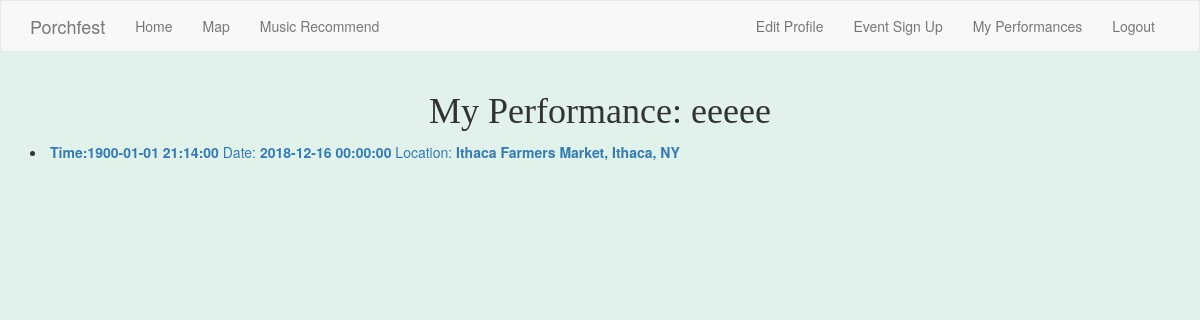
The page /my_performances/ (signed in) on the database its author committed.
### app/models.py (models this page shows, shortened)
class Artist(UserMixin, db.Model):
    id = db.Column(db.Integer, primary_key=True)
    artistName = db.Column(db.String(64), index=True, unique=True)
    bio = db.Column(db.String(600))
    genre = db.Column(db.String)
    artistPerformances1= db.relationship('ArtistToPerformance', backref='artperfrel1')
    email = db.Column(db.String(120), index=True, unique=True)
    password_hash = db.Column(db.String(128))

class ArtistToPerformance(db.Model):
    artistID = db.Column(db.Integer, db.ForeignKey('artist.id'),  primary_key=True)
    performanceID = db.Column(db.Integer, db.ForeignKey('performance.id'), primary_key=True)
    artistRel = db.relationship('Artist', uselist=False, backref='artistrel')
    performanceRel = db.relationship('Performance', backref='performancerel')

class Performance(db.Model):
    id = db.Column(db.Integer, primary_key=True)
    time = db.Column(db.DateTime, index=True)
    date = db.Column(db.DateTime, index=True)
    locationId = db.Column(db.Integer, db.ForeignKey('location.id'))
    artistPerformances = db.relationship('ArtistToPerformance', uselist=False, backref='artPerfRel')
    performanceloc = db.relationship('Location', backref='performance1')

class Location(db.Model):
    id = db.Column(db.Integer, primary_key=True)
    name=db.Column(db.String, index=True)
    long = db.Column(db.Float, index=True)
    lat = db.Column(db.Float, index=True)
    performance=db.relationship('Performance', uselist=False, backref='performanceloc1')

### app/routes.py (the view)
@app.route('/my_performances/', methods=['GET', 'POST'])
@login_required
def my_performances():
    events = current_user.artistPerformances1
    artperf = ArtistToPerformance.query.filter_by(artistID=current_user.id).first()
    if artperf!=None:
        perf = Performance.query.filter_by(id=artperf.performanceID).all()
    else:
        perf="you have no performances"
    return render_template('my_performances.html', artist=current_user, event_list=events, location=perf)

### app/models.py (called while the page is built)
@login.user_loader
def load_user(id):
    return Artist.query.get(int(id))

### app/templates/my_performances.html
{% extends "base.html" %}
{% import 'bootstrap/wtf.html' as wtf %}
{% block app_content %}
<h1>My Performance: {{ artist.artistName }}</h1>
    {%  if length==0 %}
        <p>you have no performances</p>
    {% else %}
           {% for x in event_list %}
          <li><a href="{{ url_for('performance_edit', performance=x.performanceRel.id) }}"><b>Time:{{x.performanceRel.time }}</b> Date:  <b>{{ x.performanceRel.date }}</b> Location: <b>{{ x.performanceRel.performanceloc.name }}</b></a></li>
            {% endfor %}
    {% endif %}
{% endblock %}

### app/static/css/main.css (style rules this page uses)
body { background-color: #E0F2E9; }
h1 { text-align: center; font-family: 'Tinos', serif; }

### rows shown on the page
Artist: artistName "eeeee"
ArtistToPerformance: performanceRel.time "1900-01-01 21:14:00", performanceRel "2018-12-16 00:00:00", performanceRel.performanceloc.name "Ithaca Farmers Market, Ithaca, NY"
